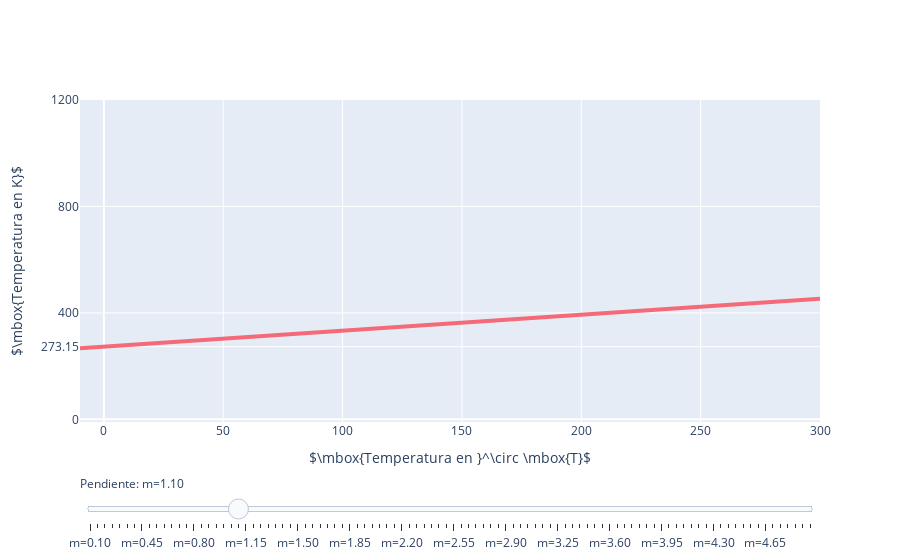

The notebook cell saved with this chart:
### Code cell
import plotly.graph_objects as go
import plotly.express as px

import numpy as np


fig = go.Figure()

layout = go.Layout(yaxis=dict(range=[-10,1200],
                              tickvals=[0,273.15,400,800,1200],
                              title='$\mbox{Temperatura en K}$'),
                   xaxis=dict(range=[-10,300],
                              tickvals=[0,50,100,150,200,250,300],
                              title='$\mbox{Temperatura en }^\circ \mbox{T}$'))

pasos = np.arange(0.1, 5, 0.05)

for m in pasos:
    fig.add_trace(
        go.Scatter(
            visible=False,
            line=dict(color="#F56A79", width=4),
            name="m={0:.2f}".format(m),
            x=np.linspace(-10, 300),
            y=m*np.linspace(-10, 300) + 273.1))

# horizon = np.zeros_like( np.linspace(-10,300) )
# fig.add_trace( go.Scatter(visible=True,x=np.linspace(-10,300),y=horizon) )
#fig.update_layout(xaxis_range=[-10,300])
#fig.update_layout(yaxis_range=[-10,1500])
fig.update_layout(layout)

fig.data[10].visible = True


# Create and add slider
steps = []
for i in range(len(fig.data)):
    step = dict(
        method="update",
        args=[{"visible": [False] * len(fig.data)},
              {"title": r"$m=\frac{T_{\rm ebullición,K}-T_{\rm fusión,K}}{T_{\rm ebullición,^\circ T}-T_{\rm fusión,^\circ T}}$" + str(i)}],  # layout attribute
        label="m={0:.2f}".format(pasos[i]),
    )
    step["args"][0]["visible"][i] = True  # Toggle i'th trace to "visible"
    steps.append(step)

sliders = [dict(
    active=20,
    currentvalue={"prefix": "Pendiente: "},
    pad={"t": 50},
    steps=steps
)]

fig.update_layout(
    sliders = sliders
)

fig.show()
